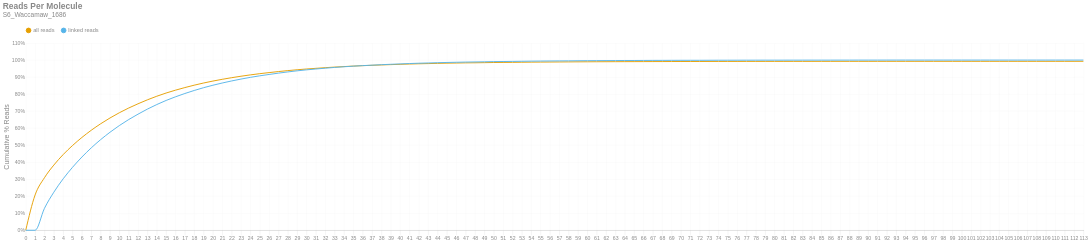

Notebook cell for this chart:
### Markdown cell above
### Reads per Molecule
This chart shows the cumulative distribution of the number of reads per linked molecule. That is, how many alignments are associated with a unique molecule. This excludes the number of reads associated with invalid or absent linked-read barcodes. The `linked` histogram is the percentages recalculated when disregarding singletons.

### Code cell
if SKIPLR:
    print_html(f"Skipped")
else:
    counts = np.bincount(valids['reads'].cast(pl.Int64).to_numpy())
    weighted = counts * np.arange(len(counts))
    all_perc = weighted / n_reads
    linked_perc = weighted / n_linked_reads
    linked_perc[1] = 0
    binned_df = pl.DataFrame({
        'readsper': list(range(len(counts))),
        'all reads (cumsum)': np.cumsum(all_perc).tolist(),
        'linked reads (cumsum)': np.cumsum(linked_perc).tolist(),
    })

    with SafeRender(binned_df):
        (
            density_plot(binned_df, 'Reads Per Molecule', samplename, 'readspmol')
            .encode(
                x=alt.X('readsper:O', title=None).axis(labelAngle=0).scale(padding=0),
                y=alt.Y('value:Q', title='Cumulative % Reads').axis(format='%').stack(False),
                color=alt.Color("key:N").scale(domain=["all reads", "linked reads"]),
                tooltip=[
                    alt.Tooltip("key:N", title="Data Type"),
                    alt.Tooltip("readsper:O", title="Reads Per Molecule"),
                    alt.Tooltip("value:Q", format=".2%", title="% Reads (Cum.)")
                ]            
            )
        ).display()

### Figure 1 — Vega-Lite specification as saved in the notebook (floating-point values rounded to 4 significant figures)
{"width": "container", "height": 400, "config": {"title": {"anchor": "start", "dy": -15, "fontSize": 18, "color": "#888888", "subtitleColor": "#888888", "subtitleFontSize": 14}, "arc": {"fill": "#0072B2"}, "axis": {"domainColor": "#888888", "domainWidth": 0.5, "gridWidth": 0.2, "grid": false, "titleFontWeight": 400, "titleFontSize": 15, "labelFontSize": 11, "labelColor": "#888888", "tickColor": "#888888", "tickWidth": 0.2, "titleColor": "#888888"}, "axisBand": {"grid": false}, "axisX": {"grid": true, "tickSize": 10, "domainCap": "round"}, "axisY": {"domain": false, "grid": true, "tickSize": 0, "domainCap": "round"}, "background": "transparent", "header": {"labelFontSize": 15, "labelColor": "#888888", "titleFontSize": 15, "titleFontWeight": 600, "titleColor": "#888888"}, "legend": {"labelFont": "sans-serif", "labelFontSize": 12, "labelColor": "#888888", "symbolSize": 100, "symbolType": "circle", "titleFontSize": 12, "titlePadding": 10, "titleColor": "#888888", "title": null, "orient": "top"}, "range": {"category": ["#E69F00", "#56B4E9", "#009E73", "#F0E442", "#0072B2", "#D55E00", "#CC79A7", "#000000"], "diverging": ["#cfe8f3", "#a2d4ec", "#73bfe2", "#46abdb", "#1696d2", "#12719e"]}, "area": {"fill": "#0072B2", "fillOpacity": 0.7, "line": true, "strokeOpacity": 0.7}, "line": {"color": "#0072B2", "stroke": "#0072B2", "strokeWidth": 2}, "trail": {"color": "#0072B2", "stroke": "#0072B2", "strokeWidth": 0, "size": 1}, "point": {"filled": true, "fillOpacity": 1.0, "size": 95}, "text": {"color": "#888888", "fontSize": 11, "align": "right", "fontWeight": 400, "size": 11}, "bar": {"fill": "#0072B2", "stroke": null}, "view": {"stroke": null, "continuousWidth": 660, "continuousHeight": 400}}, "data": {"name": "data-82471662fc85ab7d4293e267c98b72cb"}, "mark": {"type": "line", "interpolate": "monotone", "point": {"opacity": 0, "size": 275}}, "encoding": {"color": {"field": "key", "scale": {"domain": ["all reads", "linked reads"]}, "type": "nominal"}, "tooltip": [{"field": "key", "title": "Data Type", "type": "nominal"}, {"field": "readsper", "title": "Reads Per Molecule", "type": "ordinal"}, {"field": "value", "format": ".2%", "title": "% Reads (Cum.)", "type": "quantitative"}], "x": {"axis": {"labelAngle": 0}, "field": "readsper", "scale": {"padding": 0}, "title": null, "type": "ordinal"}, "y": {"axis": {"format": "%"}, "field": "value", "stack": false, "title": "Cumulative % Reads", "type": "quantitative"}}, "params": [{"name": "param_c36ac31b6afebe62", "select": {"type": "point", "fields": ["key"]}, "bind": "legend"}], "title": {"text": "Reads Per Molecule", "subtitle": "S6_Waccamaw_1686"}, "transform": [{"fold": ["all reads (cumsum)", "linked reads (cumsum)"]}, {"calculate": "replace(datum.key, ' (cumsum)', '')", "as": "key"}, {"filter": {"param": "param_c36ac31b6afebe62"}}], "usermeta": {"embedOptions": {"downloadFileName": "S6_Waccamaw_1686.readspmol"}}, "$schema": "https://vega.github.io/schema/vega-lite/v6.1.0.json", "datasets": {"data-82471662fc85ab7d4293e267c98b72cb": [{"readsper": 0, "all reads (cumsum)": 0.0, "linked reads (cumsum)": 0.0}, {"readsper": 1, "all reads (cumsum)": 0.2074, "linked reads (cumsum)": 0.0}, {"readsper": 2, "all reads (cumsum)": 0.3086, "linked reads (cumsum)": 0.1289}, {"readsper": 3, "all reads (cumsum)": 0.3829, "linked reads (cumsum)": 0.2235}, {"readsper": 4, "all reads (cumsum)": 0.4449, "linked reads (cumsum)": 0.3023}, {"readsper": 5, "all reads (cumsum)": 0.498, "linked reads (cumsum)": 0.37}, {"readsper": 6, "all reads (cumsum)": 0.5453, "linked reads (cumsum)": 0.4302}, {"readsper": 7, "all reads (cumsum)": 0.5876, "linked reads (cumsum)": 0.4841}, {"readsper": 8, "all reads (cumsum)": 0.6255, "linked reads (cumsum)": 0.5324}, {"readsper": 9, "all reads (cumsum)": 0.6596, "linked reads (cumsum)": 0.5758}, {"readsper": 10, "all reads (cumsum)": 0.6905, "linked reads (cumsum)": 0.6151}, {"readsper": 11, "all reads (cumsum)": 0.7183, "linked reads (cumsum)": 0.6505}, {"readsper": 12, "all reads (cumsum)": 0.7432, "linked reads (cumsum)": 0.6823}, {"readsper": 13, "all reads (cumsum)": 0.7665, "linked reads (cumsum)": 0.7119}, {"readsper": 14, "all reads (cumsum)": 0.7875, "linked reads (cumsum)": 0.7386}, {"readsper": 15, "all reads (cumsum)": 0.8064, "linked reads (cumsum)": 0.7628}, {"readsper": 16, "all reads (cumsum)": 0.8232, "linked reads (cumsum)": 0.7841}, {"readsper": 17, "all reads (cumsum)": 0.8385, "linked reads (cumsum)": 0.8036}, {"readsper": 18, "all reads (cumsum)": 0.8524, "linked reads (cumsum)": 0.8214}, {"readsper": 19, "all reads (cumsum)": 0.8653, "linked reads (cumsum)": 0.8377}, {"readsper": 20, "all reads (cumsum)": 0.8767, "linked reads (cumsum)": 0.8522}, {"readsper": 21, "all reads (cumsum)": 0.887, "linked reads (cumsum)": 0.8653}, {"readsper": 22, "all reads (cumsum)": 0.8964, "linked reads (cumsum)": 0.8774}, {"readsper": 23, "all reads (cumsum)": 0.9051, "linked reads (cumsum)": 0.8884}, {"readsper": 24, "all reads (cumsum)": 0.913, "linked reads (cumsum)": 0.8985}, {"readsper": 25, "all reads (cumsum)": 0.9201, "linked reads (cumsum)": 0.9075}, {"readsper": 26, "all reads (cumsum)": 0.9264, "linked reads (cumsum)": 0.9155}, {"readsper": 27, "all reads (cumsum)": 0.9325, "linked reads (cumsum)": 0.9233}, {"readsper": 28, "all reads (cumsum)": 0.938, "linked reads (cumsum)": 0.9304}, {"readsper": 29, "all reads (cumsum)": 0.9431, "linked reads (cumsum)": 0.9368}, {"readsper": 30, "all reads (cumsum)": 0.9476, "linked reads (cumsum)": 0.9426}, {"readsper": 31, "all reads (cumsum)": 0.9515, "linked reads (cumsum)": 0.9475}, {"readsper": 32, "all reads (cumsum)": 0.9553, "linked reads (cumsum)": 0.9523}, {"readsper": 33, "all reads (cumsum)": 0.9588, "linked reads (cumsum)": 0.9568}, {"readsper": 34, "all reads (cumsum)": 0.9618, "linked reads (cumsum)": 0.9607}, {"readsper": 35, "all reads (cumsum)": 0.9647, "linked reads (cumsum)": 0.9642}, {"readsper": 36, "all reads (cumsum)": 0.9672, "linked reads (cumsum)": 0.9674}, {"readsper": 37, "all reads (cumsum)": 0.9692, "linked reads (cumsum)": 0.9701}, {"readsper": 38, "all reads (cumsum)": 0.9714, "linked reads (cumsum)": 0.9728}, {"readsper": 39, "all reads (cumsum)": 0.9733, "linked reads (cumsum)": 0.9753}, {"readsper": 40, "all reads (cumsum)": 0.975, "linked reads (cumsum)": 0.9774}, {"readsper": 41, "all reads (cumsum)": 0.9768, "linked reads (cumsum)": 0.9796}, {"readsper": 42, "all reads (cumsum)": 0.9782, "linked reads (cumsum)": 0.9815}, {"readsper": 43, "all reads (cumsum)": 0.9793, "linked reads (cumsum)": 0.9829}, {"readsper": 44, "all reads (cumsum)": 0.9807, "linked reads (cumsum)": 0.9846}, {"readsper": 45, "all reads (cumsum)": 0.9817, "linked reads (cumsum)": 0.986}, {"readsper": 46, "all reads (cumsum)": 0.9826, "linked reads (cumsum)": 0.987}, {"readsper": 47, "all reads (cumsum)": 0.9836, "linked reads (cumsum)": 0.9883}, {"readsper": 48, "all reads (cumsum)": 0.9841, "linked reads (cumsum)": 0.989}, {"readsper": 49, "all reads (cumsum)": 0.9848, "linked reads (cumsum)": 0.9899}, {"readsper": 50, "all reads (cumsum)": 0.9857, "linked reads (cumsum)": 0.991}, {"readsper": 51, "all reads (cumsum)": 0.9861, "linked reads (cumsum)": 0.9916}, {"readsper": 52, "all reads (cumsum)": 0.9867, "linked reads (cumsum)": 0.9923}, {"readsper": 53, "all reads (cumsum)": 0.9872, "linked reads (cumsum)": 0.993}, {"readsper": 54, "all reads (cumsum)": 0.9878, "linked reads (cumsum)": 0.9937}, {"readsper": 55, "all reads (cumsum)": 0.9882, "linked reads (cumsum)": 0.9942}, {"readsper": 56, "all reads (cumsum)": 0.9886, "linked reads (cumsum)": 0.9947}, {"readsper": 57, "all reads (cumsum)": 0.9889, "linked reads (cumsum)": 0.9951}, {"readsper": 58, "all reads (cumsum)": 0.9893, "linked reads (cumsum)": 0.9956}, {"readsper": 59, "all reads (cumsum)": 0.9896, "linked reads (cumsum)": 0.996}, {"readsper": 60, "all reads (cumsum)": 0.9899, "linked reads (cumsum)": 0.9964}, {"readsper": 61, "all reads (cumsum)": 0.9902, "linked reads (cumsum)": 0.9968}, {"readsper": 62, "all reads (cumsum)": 0.9904, "linked reads (cumsum)": 0.997}, {"readsper": 63, "all reads (cumsum)": 0.9905, "linked reads (cumsum)": 0.9972}, {"readsper": 64, "all reads (cumsum)": 0.9908, "linked reads (cumsum)": 0.9975}, {"readsper": 65, "all reads (cumsum)": 0.9908, "linked reads (cumsum)": 0.9976}, {"readsper": 66, "all reads (cumsum)": 0.991, "linked reads (cumsum)": 0.9978}, {"readsper": 67, "all reads (cumsum)": 0.9912, "linked reads (cumsum)": 0.9981}, {"readsper": 68, "all reads (cumsum)": 0.9913, "linked reads (cumsum)": 0.9982}, {"readsper": 69, "all reads (cumsum)": 0.9914, "linked reads (cumsum)": 0.9983}, {"readsper": 70, "all reads (cumsum)": 0.9916, "linked reads (cumsum)": 0.9985}, {"readsper": 71, "all reads (cumsum)": 0.9916, "linked reads (cumsum)": 0.9986}, {"readsper": 72, "all reads (cumsum)": 0.9917, "linked reads (cumsum)": 0.9987}, {"readsper": 73, "all reads (cumsum)": 0.9918, "linked reads (cumsum)": 0.9988}, {"readsper": 74, "all reads (cumsum)": 0.992, "linked reads (cumsum)": 0.999}, {"readsper": 75, "all reads (cumsum)": 0.992, "linked reads (cumsum)": 0.9991}, {"readsper": 76, "all reads (cumsum)": 0.9921, "linked reads (cumsum)": 0.9992}, {"readsper": 77, "all reads (cumsum)": 0.9922, "linked reads (cumsum)": 0.9993}, {"readsper": 78, "all reads (cumsum)": 0.9922, "linked reads (cumsum)": 0.9994}, {"readsper": 79, "all reads (cumsum)": 0.9923, "linked reads (cumsum)": 0.9995}, {"readsper": 80, "all reads (cumsum)": 0.9923, "linked reads (cumsum)": 0.9995}, {"readsper": 81, "all reads (cumsum)": 0.9923, "linked reads (cumsum)": 0.9995}, {"readsper": 82, "all reads (cumsum)": 0.9924, "linked reads (cumsum)": 0.9995}, {"readsper": 83, "all reads (cumsum)": 0.9924, "linked reads (cumsum)": 0.9996}, {"readsper": 84, "all reads (cumsum)": 0.9924, "linked reads (cumsum)": 0.9996}, {"readsper": 85, "all reads (cumsum)": 0.9925, "linked reads (cumsum)": 0.9997}, {"readsper": 86, "all reads (cumsum)": 0.9925, "linked reads (cumsum)": 0.9997}, {"readsper": 87, "all reads (cumsum)": 0.9925, "linked reads (cumsum)": 0.9998}, {"readsper": 88, "all reads (cumsum)": 0.9925, "linked reads (cumsum)": 0.9998}, {"readsper": 89, "all reads (cumsum)": 0.9926, "linked reads (cumsum)": 0.9998}, {"readsper": 90, "all reads (cumsum)": 0.9926, "linked reads (cumsum)": 0.9998}, {"readsper": 91, "all reads (cumsum)": 0.9926, "linked reads (cumsum)": 0.9999}, {"readsper": 92, "all reads (cumsum)": 0.9927, "linked reads (cumsum)": 0.9999}, {"readsper": 93, "all reads (cumsum)": 0.9927, "linked reads (cumsum)": 0.9999}, {"readsper": 94, "all reads (cumsum)": 0.9927, "linked reads (cumsum)": 0.9999}, {"readsper": 95, "all reads (cumsum)": 0.9927, "linked reads (cumsum)": 0.9999}, {"readsper": 96, "all reads (cumsum)": 0.9927, "linked reads (cumsum)": 0.9999}, {"readsper": 97, "all reads (cumsum)": 0.9927, "linked reads (cumsum)": 0.9999}, {"readsper": 98, "all reads (cumsum)": 0.9927, "linked reads (cumsum)": 0.9999}, {"readsper": 99, "all reads (cumsum)": 0.9927, "linked reads (cumsum)": 0.9999}, {"readsper": 100, "all reads (cumsum)": 0.9927, "linked reads (cumsum)": 0.9999}, {"readsper": 101, "all reads (cumsum)": 0.9927, "linked reads (cumsum)": 1.0}, {"readsper": 102, "all reads (cumsum)": 0.9927, "linked reads (cumsum)": 1.0}, {"readsper": 103, "all reads (cumsum)": 0.9927, "linked reads (cumsum)": 1.0}, {"readsper": 104, "all reads (cumsum)": 0.9927, "linked reads (cumsum)": 1.0}, {"readsper": 105, "all reads (cumsum)": 0.9927, "linked reads (cumsum)": 1.0}, {"readsper": 106, "all reads (cumsum)": 0.9927, "linked reads (cumsum)": 1.0}, {"readsper": 107, "all reads (cumsum)": 0.9927, "linked reads (cumsum)": 1.0}, {"readsper": 108, "all reads (cumsum)": 0.9927, "linked reads (cumsum)": 1.0}, {"readsper": 109, "all reads (cumsum)": 0.9927, "linked reads (cumsum)": 1.0}, {"readsper": 110, "all reads (cumsum)": 0.9927, "linked reads (cumsum)": 1.0}, {"readsper": 111, "all reads (cumsum)": 0.9927, "linked reads (cumsum)": 1.0}, {"readsper": 112, "all reads (cumsum)": 0.9927, "linked reads (cumsum)": 1.0}, {"readsper": 113, "all reads (cumsum)": 0.9927, "linked reads (cumsum)": 1.0}]}}
